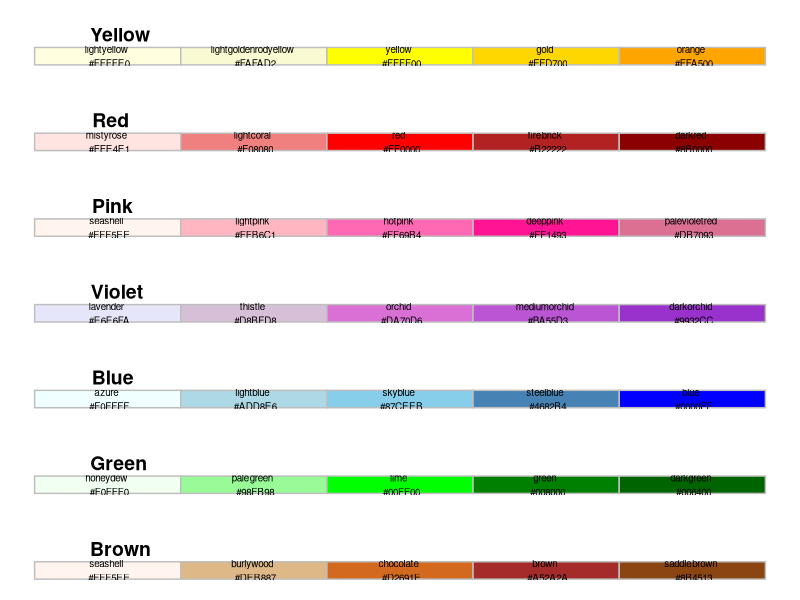

Reproduce this figure in R.
library(ggplot2)
library(gridExtra)

# Define gradient colors for each main color using named colors and their hex codes
yellow_gradient <- data.frame(Name = c("lightyellow", "lightgoldenrodyellow", "yellow", "gold", "orange"),
                              Hex = c("#FFFFE0", "#FAFAD2", "#FFFF00", "#FFD700", "#FFA500"))
red_gradient <- data.frame(Name = c("mistyrose", "lightcoral", "red", "firebrick", "darkred"),
                           Hex = c("#FFE4E1", "#F08080", "#FF0000", "#B22222", "#8B0000"))
pink_gradient <- data.frame(Name = c("seashell", "lightpink", "hotpink", "deeppink", "palevioletred"),
                            Hex = c("#FFF5EE", "#FFB6C1", "#FF69B4", "#FF1493", "#DB7093"))
violet_gradient <- data.frame(Name = c("lavender", "thistle", "orchid", "mediumorchid", "darkorchid"),
                              Hex = c("#E6E6FA", "#D8BFD8", "#DA70D6", "#BA55D3", "#9932CC"))
blue_gradient <- data.frame(Name = c("azure", "lightblue", "skyblue", "steelblue", "blue"),
                            Hex = c("#F0FFFF", "#ADD8E6", "#87CEEB", "#4682B4", "#0000FF"))
green_gradient <- data.frame(Name = c("honeydew", "palegreen", "lime", "green", "darkgreen"),
                             Hex = c("#F0FFF0", "#98FB98", "#00FF00", "#008000", "#006400"))
brown_gradient <- data.frame(Name = c("seashell", "burlywood", "chocolate", "brown", "saddlebrown"),
                             Hex = c("#FFF5EE", "#DEB887", "#D2691E", "#A52A2A", "#8B4513"))

# Combine all gradients into a list
color_gradients <- list(
  "Yellow" = yellow_gradient,
  "Red" = red_gradient,
  "Pink" = pink_gradient,
  "Violet" = violet_gradient,
  "Blue" = blue_gradient,
  "Green" = green_gradient,
  "Brown" = brown_gradient
)

# Function to create a gradient plot for each color
create_gradient_plot <- function(color_name, gradient_df) {
  ggplot(gradient_df, aes(x = factor(1:nrow(gradient_df)), y = 1, fill = Hex)) +
    geom_tile(color = "gray", size = 0.5) +
    geom_text(aes(label = paste(Name, "\n", Hex)), vjust = 0.5, size = 2.5) +  # Add text labels
    scale_fill_identity() +
    theme_void() +
    labs(title = color_name) +
    theme(
      plot.title = element_text(hjust = 0.1, size = 14, face = "bold"),
      legend.position = "none",
      plot.margin = unit(c(1, 1, 1, 1), "lines")  # Add margin to avoid text cut-off
    )
}

# Generate plots for each color gradient
gradient_plots <- lapply(names(color_gradients), function(name) create_gradient_plot(name, color_gradients[[name]]))

# Arrange the gradient plots in a grid
grid.arrange(grobs = gradient_plots, ncol = 1)
